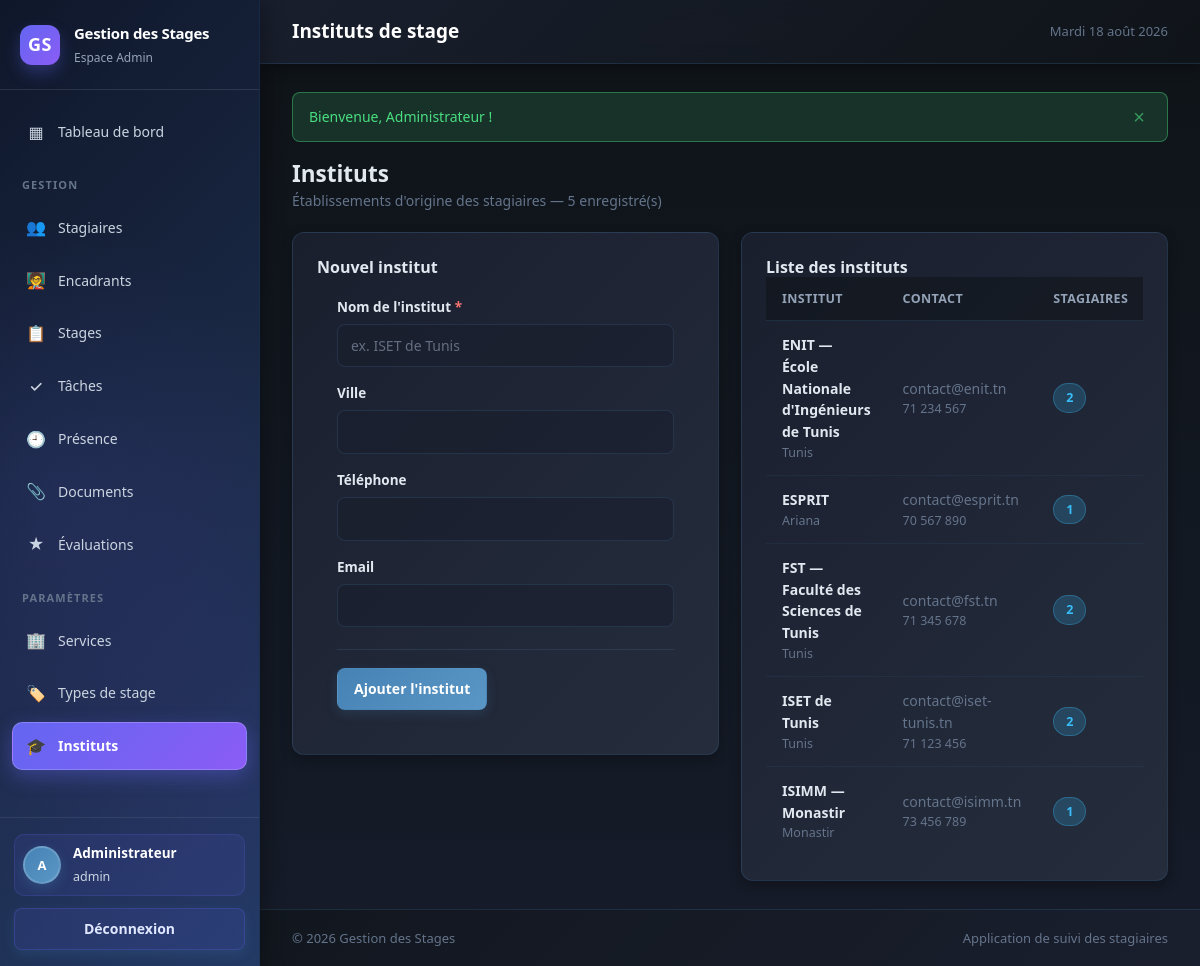
The page /instituts.php (signed in) on the database its author committed.
### tables this page shows
CREATE TABLE institut (
    id_institut  INT AUTO_INCREMENT PRIMARY KEY,
    nom_institut VARCHAR(150) NOT NULL,
    ville        VARCHAR(100) DEFAULT NULL,
    telephone    VARCHAR(20)  DEFAULT NULL,
    email        VARCHAR(100) DEFAULT NULL,
    UNIQUE KEY uk_institut_nom (nom_institut)
);

### includes/db.php (called while the page is built, shortened)
<?php
function db(): PDO
{
    static $pdo = null;
    if ($pdo === null) {
        $dsn = sprintf('mysql:host=%s;dbname=%s;charset=%s', DB_HOST, DB_NAME, DB_CHARSET);
        try {
            $pdo = new PDO($dsn, DB_USER, DB_PASS, [
                PDO::ATTR_ERRMODE            => PDO::ERRMODE_EXCEPTION,
                PDO::ATTR_DEFAULT_FETCH_MODE => PDO::FETCH_ASSOC,
                PDO::ATTR_EMULATE_PREPARES   => false,
                PDO::MYSQL_ATTR_INIT_COMMAND => 'SET NAMES ' . DB_CHARSET . " COLLATE utf8mb4_unicode_ci",
            ]);
        } catch (PDOException $e) {
            http_response_code(500);
            exit(
                '<div style="font-family:system-ui;max-width:640px;margin:80px auto;padding:24px;'
                . 'border:1px solid #fecaca;background:#fef2f2;border-radius:12px;color:#991b1b">'
                . '<h2 style="margin:0 0 8px">Connexion à la base de données impossible</h2>'
                . '<p style="margin:0 0 12px">' . htmlspecialchars($e->getMessage()) . '</p>'
                . '<p style="margin:0;font-size:14px">Vérifiez que MySQL est démarré et que la base '
                . '<code>' . DB_NAME . '</code> a bien été importée (database/schema.sql).</p></div>'
            );
        }
    }
    return $pdo;
}
function query(string $sql, array $params = []): PDOStatement
{
    $stmt = db()->prepare($sql);
    $stmt->execute($params);
    return $stmt;
}
function fetchAll(string $sql, array $params = []): array
{
    return query($sql, $params)->fetchAll();
}

### includes/functions.php (called while the page is built, shortened)
<?php
require_once __DIR__ . '/db.php';
function e($value): string
{
    return htmlspecialchars((string) $value, ENT_QUOTES | ENT_SUBSTITUTE, 'UTF-8');
}
function get(string $key, $default = ''): string
{
    return trim((string) ($_GET[$key] ?? $default));
}
function intOrNull($value): ?int
{
    return ($value === '' || $value === null || (int) $value <= 0) ? null : (int) $value;
}

### public/instituts.php (the view, shortened to what this page needs)
<?php
$edit   = intOrNull(get('edit'))
    ? fetchOne('SELECT * FROM institut WHERE id_institut = ?', [intOrNull(get('edit'))])
    : null;
$instituts = fetchAll(
    'SELECT i.*, (SELECT COUNT(*) FROM stagiaire st WHERE st.id_institut = i.id_institut) AS nb_stagiaires
     FROM institut i ORDER BY i.nom_institut'
);
require_once __DIR__ . '/../includes/header.php';
?>
<div class="page-head">
    <div>
        <h2 class="mb-0">Instituts</h2>
        <p>Établissements d'origine des stagiaires — <?= count($instituts) ?> enregistré(s)</p>
    </div>
</div>
<div class="grid-2" style="align-items:start">
    <section class="card">
        <div class="card__head">
            <h3><?= $edit ? 'Modifier l\'institut' : 'Nouvel institut' ?></h3>
        </div>
        <div class="card__body">
            <form method="post">
                <div class="form-grid">
                    <div class="field field--full">
                        <label for="nom_institut">Nom de l'institut <span class="req">*</span></label>
                        <input class="input" type="text" id="nom_institut" name="nom_institut" required maxlength="150"
                               value="<?= e($edit['nom_institut'] ?? '') ?>"
                               placeholder="ex. ISET de Tunis">
                    </div>
                    <div class="field">
                        <label for="ville">Ville</label>
                        <input class="input" type="text" id="ville" name="ville" maxlength="100"
                               value="<?= e($edit['ville'] ?? '') ?>">
                    </div>
                    <div class="field">
                        <label for="telephone">Téléphone</label>
                        <input class="input" type="tel" id="telephone" name="telephone" maxlength="20"
                               value="<?= e($edit['telephone'] ?? '') ?>">
                    </div>
                    <div class="field field--full">
                        <label for="email">Email</label>
                        <input class="input" type="email" id="email" name="email" maxlength="100"
                               value="<?= e($edit['email'] ?? '') ?>">
                    </div>
                </div>
                <div class="form-actions">
                    <button class="btn" type="submit"><?= $edit ? 'Enregistrer' : 'Ajouter l\'institut' ?></button>
                </div>
            </form>
        </div>
    </section>
    <section class="card">
        <div class="card__head"><h3>Liste des instituts</h3></div>
        <div class="card__body card__body--flush">
            <?php if (!$instituts): ?>
                <div class="empty">
                    <span class="empty__icon">🎓</span>
                    <p>Aucun institut enregistré.</p>
                </div>
            <?php else: ?>
                <div class="table-wrap">
                    <table class="table">
                        <thead>
                        <tr><th>Institut</th><th>Contact</th><th>Stagiaires</th><th class="text-right">Actions</th></tr>
                        </thead>
                        <tbody>
                        <?php foreach ($instituts as $i): ?>
                            <tr>
                                <td>
                                    <div style="font-weight:600"><?= e($i['nom_institut']) ?></div>
                                    <div class="person__sub"><?= e($i['ville'] ?: '—') ?></div>
                                </td>
                                <td class="muted">
                                    <div><?= e($i['email'] ?: '—') ?></div>
                                    <div class="person__sub"><?= e($i['telephone'] ?: '') ?></div>
                                </td>
                                <td><span class="badge badge--info"><?= (int) $i['nb_stagiaires'] ?></span></td>
                            </tr>
                        <?php endforeach; ?>
                        </tbody>
                    </table>
                </div>
            <?php endif; ?>
        </div>
    </section>
</div>
<?php require_once __DIR__ . '/../includes/footer.php'; ?>

### public/assets/css/style.css (style rules this page uses)
:root { --brand: #4682b4; --brand-dark: #36648b; --brand-soft: #1a2e48; --ink: #e2e8f0; --ink-soft: #94a3b8; --ink-muted: #64748b; --bg: #0f1419; --surface: #1a1f2e; --border: #2d3748; --success: #4ade80; --success-soft: #1f3a1f; --warning: #fbbf24; --warning-soft: #3f3318; --danger: #f87171; --danger-soft: #3f1f1f; --info: #38bdf8; --info-soft: #1e3a48; --radius: 12px; --radius-sm: 8px; --shadow: 0 1px 2px rgba(0, 0, 0, .3), 0 4px 16px rgba(0, 0, 0, .2); --shadow-lg: 0 12px 32px rgba(0, 0, 0, .4); --sidebar-w: 260px; --font: "Segoe UI", system-ui, -apple-system, "Helvetica Neue", Arial, sans-serif; }
* { box-sizing: border-box; }
html, body { margin: 0; padding: 0; }
body { font-family: var(--font); background: linear-gradient(135deg, #0f1419 0%, #1a1f2e 100%); color: var(--ink); font-size: 15px; line-height: 1.55; -webkit-font-smoothing: antialiased; }
h1, h2, h3, h4 { margin: 0 0 .5rem; line-height: 1.25; font-weight: 650; }
.card { background: linear-gradient(135deg, #1a1f2e 0%, #252d3d 100%); border: 1px solid rgba(70, 130, 180, 0.2); border-radius: var(--radius); box-shadow: 0 4px 12px rgba(0, 0, 0, 0.3); padding: 24px; transition: all 0.3s ease; }
.card__head h2, .card__head h3 { margin: 0; font-size: 16px; }
.card__body { padding: 20px; }
.card__body--flush { padding: 0; }
.table-wrap { overflow-x: auto; }
.table { width: 100%; border-collapse: collapse; font-size: 14px; }
.table th { text-align: left; padding: 12px 16px; background: rgba(15, 20, 25, 0.6); color: var(--ink-soft); font-weight: 700; font-size: 12.5px; text-transform: uppercase; letter-spacing: .03em; border-bottom: 1px solid rgba(70, 130, 180, 0.2); white-space: nowrap; }
.table td { padding: 13px 16px; border-bottom: 1px solid rgba(70, 130, 180, 0.1); vertical-align: middle; color: #e2e8f0; }
.table tbody tr:last-child td { border-bottom: 0; }
.table .muted { color: var(--ink-muted); }
.person__sub { color: var(--ink-muted); font-size: 12.5px; }
.btn { display: inline-flex; align-items: center; justify-content: center; gap: 7px; padding: 9px 16px; border: 1px solid transparent; border-radius: var(--radius-sm); background: linear-gradient(135deg, #4682b4 0%, #5a96c5 100%); color: #fff; font: inherit; font-size: 14px; font-weight: 700; cursor: pointer; transition: all 0.2s ease; white-space: nowrap; box-shadow: 0 4px 12px rgba(70, 130, 180, 0.2); }
.badge { display: inline-block; padding: 4px 12px; border-radius: 999px; font-size: 12.5px; font-weight: 700; background: rgba(70, 130, 180, 0.2); color: #4682b4; white-space: nowrap; border: 1px solid rgba(70, 130, 180, 0.3); }
.badge--info { background: rgba(56, 189, 248, 0.2); color: #38bdf8; border-color: rgba(56, 189, 248, 0.3); }
.form-grid { display: grid; grid-template-columns: repeat(auto-fit, minmax(240px, 1fr)); gap: 16px 18px; }
.field { display: flex; flex-direction: column; gap: 6px; }
.field--full { grid-column: 1 / -1; }
.field label { font-size: 13.5px; font-weight: 700; color: #e2e8f0; }
.field .req { color: var(--danger); }
.input, .select, .textarea { width: 100%; padding: 10px 13px; border: 1.5px solid rgba(70, 130, 180, 0.2); border-radius: var(--radius-sm); background: rgba(26, 31, 46, 0.6); color: #e2e8f0; font: inherit; font-size: 14px; transition: all 0.2s ease; }
.input::placeholder { color: rgba(148, 163, 184, 0.6); }
.form-actions { display: flex; gap: 10px; margin-top: 22px; padding-top: 18px; border-top: 1px solid rgba(70, 130, 180, 0.2); }
.page-head { display: flex; align-items: center; justify-content: space-between; gap: 16px; flex-wrap: wrap; margin-bottom: 20px; }
.page-head p { margin: 2px 0 0; color: var(--ink-muted); font-size: 14px; }
.grid-2 { display: grid; grid-template-columns: repeat(auto-fit, minmax(340px, 1fr)); gap: 22px; }
.mb-0 { margin-bottom: 0; }

### rows shown on the page
institut: nom_institut "ENIT — École Nationale d'Ingénieurs de Tunis", ville "Tunis", email "contact@enit.tn", telephone "71 234 567", nb_stagiaires "2"
institut: nom_institut "ESPRIT", ville "Ariana", email "contact@esprit.tn", telephone "70 567 890", nb_stagiaires "1"
institut: nom_institut "FST — Faculté des Sciences de Tunis", ville "Tunis", email "contact@fst.tn", telephone "71 345 678", nb_stagiaires "2"
institut: nom_institut "ISET de Tunis", ville "Tunis", email "contact@iset-tunis.tn", telephone "71 123 456", nb_stagiaires "2"
institut: nom_institut "ISIMM — Monastir", ville "Monastir", email "contact@isimm.tn", telephone "73 456 789", nb_stagiaires "1"

### other values the page prints
$u['role'] "Admin"
mb_substr($u['nom_complet'], 0, 1) "A"
$u['nom_complet'] "Administrateur"
$u['login'] "admin"
$pageTitle "Instituts de stage"
strftime_fr() "Mardi 18 août 2026"
$f['message'] "Bienvenue, Administrateur !"
count($instituts) "5"
APP_NAME "Gestion des Stages"
